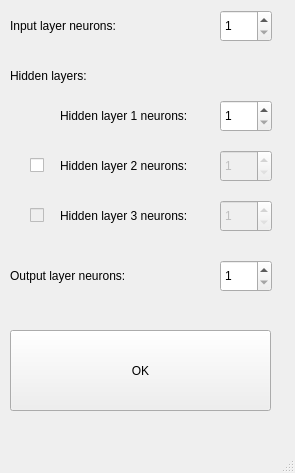
<?xml version="1.0" encoding="UTF-8"?>
<ui version="4.0">
 <class>ConfigWindow</class>
 <widget class="QMainWindow" name="ConfigWindow">
  <property name="geometry">
   <rect>
    <x>0</x>
    <y>0</y>
    <width>295</width>
    <height>473</height>
   </rect>
  </property>
  <property name="windowTitle">
   <string>Configure layers</string>
  </property>
  <widget class="QWidget" name="centralwidget">
   <widget class="QLabel" name="il_label">
    <property name="geometry">
     <rect>
      <x>10</x>
      <y>10</y>
      <width>131</width>
      <height>31</height>
     </rect>
    </property>
    <property name="text">
     <string>Input layer neurons:</string>
    </property>
   </widget>
   <widget class="QSpinBox" name="il_neurons_sb">
    <property name="geometry">
     <rect>
      <x>220</x>
      <y>10</y>
      <width>52</width>
      <height>32</height>
     </rect>
    </property>
    <property name="minimum">
     <number>1</number>
    </property>
    <property name="maximum">
     <number>5000</number>
    </property>
   </widget>
   <widget class="QLabel" name="hl_title_label">
    <property name="geometry">
     <rect>
      <x>10</x>
      <y>60</y>
      <width>101</width>
      <height>31</height>
     </rect>
    </property>
    <property name="text">
     <string>Hidden layers:</string>
    </property>
   </widget>
   <widget class="QLabel" name="hl1_label">
    <property name="geometry">
     <rect>
      <x>60</x>
      <y>100</y>
      <width>161</width>
      <height>31</height>
     </rect>
    </property>
    <property name="text">
     <string>Hidden layer 1 neurons:</string>
    </property>
   </widget>
   <widget class="QLabel" name="hl2_label">
    <property name="geometry">
     <rect>
      <x>60</x>
      <y>150</y>
      <width>161</width>
      <height>31</height>
     </rect>
    </property>
    <property name="text">
     <string>Hidden layer 2 neurons:</string>
    </property>
   </widget>
   <widget class="QLabel" name="hl3_label">
    <property name="geometry">
     <rect>
      <x>60</x>
      <y>200</y>
      <width>161</width>
      <height>31</height>
     </rect>
    </property>
    <property name="text">
     <string>Hidden layer 3 neurons:</string>
    </property>
   </widget>
   <widget class="QSpinBox" name="hl1_neurons_sb">
    <property name="geometry">
     <rect>
      <x>220</x>
      <y>100</y>
      <width>52</width>
      <height>32</height>
     </rect>
    </property>
    <property name="minimum">
     <number>1</number>
    </property>
    <property name="maximum">
     <number>5000</number>
    </property>
   </widget>
   <widget class="QCheckBox" name="hl2_cb">
    <property name="geometry">
     <rect>
      <x>30</x>
      <y>150</y>
      <width>31</width>
      <height>31</height>
     </rect>
    </property>
    <property name="text">
     <string/>
    </property>
   </widget>
   <widget class="QSpinBox" name="hl2_neurons_sb">
    <property name="enabled">
     <bool>false</bool>
    </property>
    <property name="geometry">
     <rect>
      <x>220</x>
      <y>150</y>
      <width>52</width>
      <height>32</height>
     </rect>
    </property>
    <property name="minimum">
     <number>1</number>
    </property>
    <property name="maximum">
     <number>5000</number>
    </property>
   </widget>
   <widget class="QCheckBox" name="hl3_cb">
    <property name="enabled">
     <bool>false</bool>
    </property>
    <property name="geometry">
     <rect>
      <x>30</x>
      <y>200</y>
      <width>31</width>
      <height>31</height>
     </rect>
    </property>
    <property name="text">
     <string/>
    </property>
   </widget>
   <widget class="QSpinBox" name="hl3_neurons_sb">
    <property name="enabled">
     <bool>false</bool>
    </property>
    <property name="geometry">
     <rect>
      <x>220</x>
      <y>200</y>
      <width>52</width>
      <height>32</height>
     </rect>
    </property>
    <property name="minimum">
     <number>1</number>
    </property>
    <property name="maximum">
     <number>5000</number>
    </property>
   </widget>
   <widget class="QLabel" name="ol_label">
    <property name="geometry">
     <rect>
      <x>10</x>
      <y>260</y>
      <width>161</width>
      <height>31</height>
     </rect>
    </property>
    <property name="text">
     <string>Output layer neurons:</string>
    </property>
   </widget>
   <widget class="QSpinBox" name="ol_neurons_sb">
    <property name="geometry">
     <rect>
      <x>220</x>
      <y>260</y>
      <width>52</width>
      <height>32</height>
     </rect>
    </property>
    <property name="minimum">
     <number>1</number>
    </property>
    <property name="maximum">
     <number>5000</number>
    </property>
   </widget>
   <widget class="QPushButton" name="ok_button">
    <property name="geometry">
     <rect>
      <x>10</x>
      <y>330</y>
      <width>261</width>
      <height>81</height>
     </rect>
    </property>
    <property name="text">
     <string>OK</string>
    </property>
   </widget>
  </widget>
  <widget class="QMenuBar" name="menubar">
   <property name="geometry">
    <rect>
     <x>0</x>
     <y>0</y>
     <width>295</width>
     <height>30</height>
    </rect>
   </property>
  </widget>
  <widget class="QStatusBar" name="statusbar"/>
 </widget>
 <resources/>
 <connections/>
</ui>
